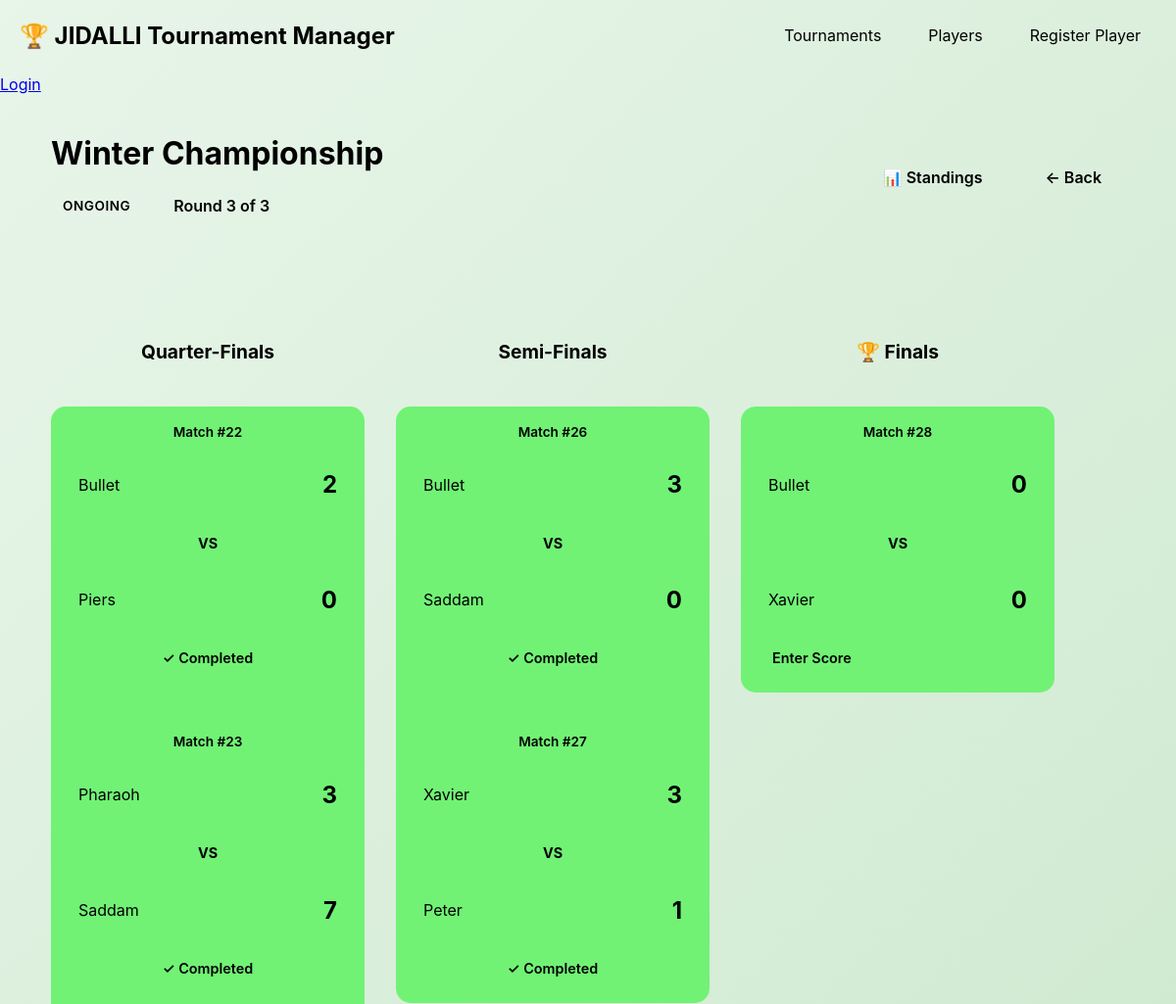
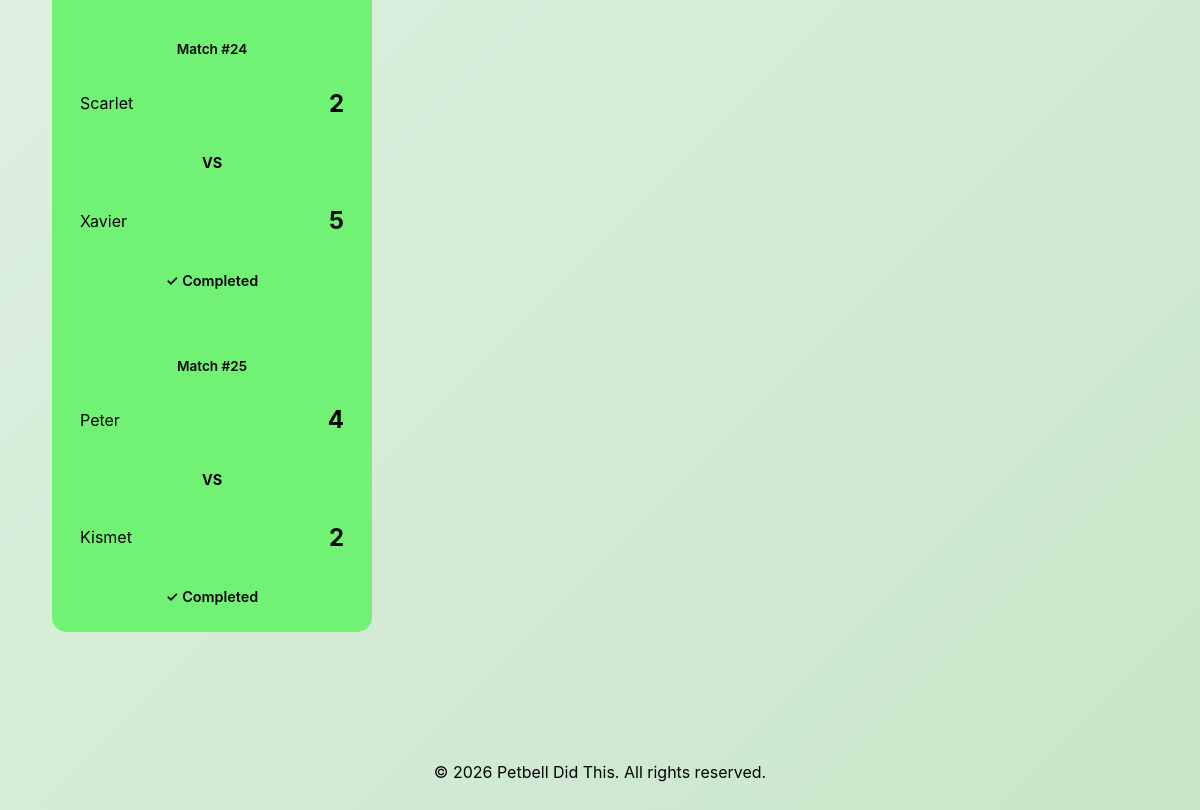
The page /tournaments/4 on the database its author committed (2 pictures, top to bottom).
### models.py (models this page shows)
class Tournament (SQLModel, table=True):
    tournament_id: int = Field(default=None, primary_key=True)
    name: str
    status: str
    number_of_teams: int
    current_round: int
    total_rounds: int
    winner_id: int | None = None

class Match (SQLModel, table=True):
    match_id: int = Field(default=None, primary_key=True)
    tournament_id: int = Field(foreign_key="tournament.tournament_id")
    round_num: int
    team1_id: str
    team2_id : str
    team1_score : int | None = None
    team2_score : int | None = None
    winner_id: int | None = None
    loser_id : int | None = None
    status: str

class Player(SQLModel, table=True):
    player_id: int = Field(default=None, primary_key=True)
    name: str
    email: str
    games: list["Game"] = Relationship(back_populates="player")

### game.py (the view)
@app.get("/tournaments/{tournament_id}", response_class=HTMLResponse)
async def tournament_bracket_view(
    request: Request,
    tournament_id: int,
    session: sessionDep
):
    tournament = session.get(Tournament, tournament_id)
    if not tournament:
        raise HTTPException(status_code=404, detail="Tournament not found")
    matches = session.exec(
        select(Match).where(Match.tournament_id == tournament_id)
        .order_by(Match.round_num)
    ).all()
    matches_by_round = {}
    for match in matches:
        if match.round_num not in matches_by_round:
            matches_by_round[match.round_num] = []
        matches_by_round[match.round_num].append(match)
    player_ids = set()
    for match in matches:
        if match.team1_id:
            player_ids.add(int(match.team1_id))
        if match.team2_id:
            player_ids.add(int(match.team2_id))
    players_list = session.exec(
        select(Player).where(Player.player_id.in_(player_ids))
    ).all()
    players = {str(p.player_id): p for p in players_list}
    return templates.TemplateResponse(
        "tournament_bracket.html",
        {
            "request": request,
            "tournament": tournament,
            "matches_by_round": matches_by_round,
            "players": players
        }
    )

### templates/tournament_bracket.html (shortened to what this page needs)
{% extends "base.html" %}
{% block content %}
<div class="tournament-header">
    <div class="header-content">
        <h1>{{ tournament.name }}</h1>
        <div class="tournament-meta">
            <span class="badge badge-{{ tournament.status }}">{{ tournament.status }}</span>
            <span class="round-info">Round {{ tournament.current_round }} of {{ tournament.total_rounds }}</span>
        </div>
    </div>
    <div class="header-actions">
        <a href="/tournaments/{{ tournament.tournament_id }}/standings" class="btn btn-outline">📊 Standings</a>
        <a href="/" class="btn btn-secondary">← Back</a>
    </div>
</div>
<div class="bracket-container">
    {% for round_num in range(1, tournament.total_rounds + 1) %}
    <div class="round-column {% if round_num == tournament.current_round %}current-round{% endif %}">
        <h2 class="round-title">
            {% if round_num == tournament.total_rounds %}
                🏆 Finals
            {% elif round_num == tournament.total_rounds - 1 %}
                Semi-Finals
            {% elif round_num == tournament.total_rounds - 2 %}
                Quarter-Finals
            {% else %}
                Round {{ round_num }}
            {% endif %}
        </h2>
        <div class="matches-list">
            {% if round_num in matches_by_round %}
                {% for match in matches_by_round[round_num] %}
                <div class="match-card {% if match.status == 'completed' %}completed{% elif match.status == 'pending' and round_num == tournament.current_round %}active{% else %}future{% endif %}">
                    <div class="match-number">Match #{{ match.match_id }}</div>
                    <div class="team {% if match.winner_id == match.team1_id|string %}winner{% endif %}">
                        <div class="team-info">
                            <span class="team-name">
                                {% if match.team1_id in players %}
                                    {{ players[match.team1_id].name }}
                                {% else %}
                                    Player {{ match.team1_id }}
                                {% endif %}
                            </span>
                        </div>
                        <span class="score">{{ match.team1_score }}</span>
                    </div>
                    <div class="vs-divider">VS</div>
                    <div class="team {% if match.winner_id == match.team2_id|string %}winner{% endif %}">
                        <div class="team-info">
                            <span class="team-name">
                                {% if match.team2_id in players %}
                                    {{ players[match.team2_id].name }}
                                {% else %}
                                    Player {{ match.team2_id }}
                                {% endif %}
                            </span>
                        </div>
                        <span class="score">{{ match.team2_score }}</span>
                    </div>
                    {% if match.status == 'pending' and round_num == tournament.current_round %}
                        <a href="/tournaments/{{ tournament.tournament_id }}/matches/{{ match.match_id }}/score" class="btn btn-small btn-primary">Enter Score</a>
                    {% elif match.status == 'completed' %}
                        <div class="match-status">✓ Completed</div>
                    {% else %}
                        <div class="match-status">⏳ Pending</div>
                    {% endif %}
                </div>
                {% endfor %}
            {% else %}
                <div class="no-matches">No matches yet</div>
            {% endif %}
        </div>
    </div>
    {% endfor %}
</div>
{% endblock %}

### templates/base.html (shortened to what this page needs)
<!DOCTYPE html>
<html lang="en">
<head>
    <link rel="stylesheet" href="/static/style.css">
</head>
<body>
    <nav>
        <div class="container">
            <a href="/" class="logo">🏆 JIDALLI Tournament Manager</a>
            <div class="nav-links">
                <a href="/">Tournaments</a>
                <a href="/players">Players</a>
                <a href="/players/create">Register Player</a>
            </div>
        </div>
    </nav>
        <div class="user-info">
    {% if user %}
        Logged in as <strong>{{ user.username }}</strong> | <a href="/logout">Logout</a>
    {% else %}
        <a href="/login" class="login-link">Login</a>
    {% endif %}
</div>
    <main class="container">
        {% block content %}{% endblock %}
    </main>
    <footer>
        <div class="container">
            <p>&copy; 2026 Petbell Did This. All rights reserved.</p>
        </div>
    </footer>
</body>
</html>

### static/style.css (style rules this page uses)
* { margin: 0; padding: 0; box-sizing: border-box; }
body { font-family: -apple-system, BlinkMacSystemFont, 'Segoe UI', Roboto, Oxygen, Ubuntu, Cantarell, sans-serif; line-height: 1.6; color: var(--text-dark); background: linear-gradient(135deg, #e8f5e9 0%, #c8e6c9 100%); min-height: 100vh; }
.container { max-width: 1400px; margin: 0 auto; padding: 0 20px; }
nav { background: linear-gradient(135deg, var(--dark-green) 0%, var(--dark-bg) 100%); color: var(--white); padding: 1rem 0; box-shadow: var(--shadow-md); position: sticky; top: 0; z-index: 100; }
nav .container { display: flex; justify-content: space-between; align-items: center; }
.logo { font-size: 1.5rem; font-weight: bold; color: var(--white); text-decoration: none; transition: transform 0.2s; }
.nav-links { display: flex; gap: 1rem; }
.nav-links a { color: var(--white); text-decoration: none; padding: 0.5rem 1rem; border-radius: 6px; transition: all 0.3s; }
main { padding: 2rem 0; min-height: calc(100vh - 200px); }
.btn { display: inline-block; padding: 0.75rem 1.5rem; border-radius: 8px; text-decoration: none; border: none; cursor: pointer; font-size: 1rem; font-weight: 600; transition: all 0.3s; text-align: center; }
.btn-primary { background: linear-gradient(135deg, var(--primary-green) 0%, var(--dark-green) 100%); color: var(--white); box-shadow: var(--shadow-sm); }
.btn-secondary { background: var(--light-gray); color: var(--text-dark); }
.btn-outline { background: transparent; border: 2px solid var(--primary-green); color: var(--primary-green); }
.btn-small { padding: 0.5rem 1rem; font-size: 0.9rem; }
.badge { padding: 0.25rem 0.75rem; border-radius: 20px; font-size: 0.85rem; font-weight: 600; text-transform: uppercase; letter-spacing: 0.5px; }
.badge-ongoing { background: var(--pale-green); color: var(--dark-green); }
.tournament-header { background: var(--white); padding: 2rem; border-radius: 12px; box-shadow: var(--shadow-sm); margin-bottom: 2rem; display: flex; justify-content: space-between; align-items: center; }
.header-content h1 { color: var(--dark-green); margin-bottom: 0.5rem; }
.tournament-meta { display: flex; gap: 1rem; align-items: center; }
.round-info { background: var(--pale-green); padding: 0.5rem 1rem; border-radius: 20px; font-weight: 600; color: var(--dark-green); }
.header-actions { display: flex; gap: 1rem; }
.bracket-container { display: flex; gap: 2rem; overflow-x: auto; padding: 2rem; background: var(--white); border-radius: 12px; box-shadow: var(--shadow-sm); }
.round-column { min-width: 320px; flex-shrink: 0; }
.round-column.current-round .round-title { background: linear-gradient(135deg, var(--primary-green) 0%, var(--dark-green) 100%); color: var(--white); }
.round-title { background: var(--pale-green); color: var(--dark-green); padding: 1rem; border-radius: 8px; text-align: center; font-size: 1.2rem; margin-bottom: 1.5rem; font-weight: bold; }
.matches-list { display: flex; flex-direction: column; gap: 1.5rem; background-color: #71f275; border-radius: 15px; box-shadow: cadetblue 0px 4px 8px rgba(0,0,0,0.1); }
.match-card { background: #fafafa; border: 2px solid var(--light-gray); border-radius: 12px; padding: 1rem; transition: all 0.3s; }
.match-card.active { border-color: var(--primary-green); background: var(--white); box-shadow: var(--shadow-md); }
.match-card.completed { border-color: var(--success); background: var(--pale-green); }
.match-number { text-align: center; color: var(--text-light); font-size: 0.85rem; margin-bottom: 0.75rem; font-weight: 600; }
.team { display: flex; justify-content: space-between; align-items: center; padding: 0.75rem; background: var(--white); border-radius: 8px; margin: 0.5rem 0; transition: all 0.3s; }
.team-info { display: flex; align-items: center; gap: 0.5rem; }
.team-name { font-size: 1rem; }
.score { font-size: 1.5rem; font-weight: bold; color: var(--primary-green); }
.vs-divider { text-align: center; font-weight: bold; color: var(--text-light); padding: 0.5rem 0; font-size: 0.9rem; }
.match-status { text-align: center; padding: 0.5rem; margin-top: 0.5rem; border-radius: 6px; font-size: 0.9rem; font-weight: 600; }
footer { background: var(--dark-bg); color: var(--white); padding: 2rem 0; margin-top: 4rem; text-align: center; }

### rows shown on the page
Tournament: name "Winter Championship", status "ONGOING", current_round "3", total_rounds "3"
Match: match_id "22", team1_score "2", team2_score "0", status "✓ Completed"
Player: name "Bullet"
Player: name "Piers"
Match: match_id "23", team1_score "3", team2_score "7", status "✓ Completed"
Player: name "Pharaoh"
Player: name "Saddam"
Match: match_id "24", team1_score "2", team2_score "5", status "✓ Completed"
Player: name "Scarlet"
Player: name "Xavier"
Match: match_id "25", team1_score "4", team2_score "2", status "✓ Completed"
Player: name "Peter"
Player: name "Kismet"
Match: match_id "26", team1_score "3", team2_score "0", status "✓ Completed"
Match: match_id "27", team1_score "3", team2_score "1", status "✓ Completed"
Match: match_id "28", team1_score "0", team2_score "0"
